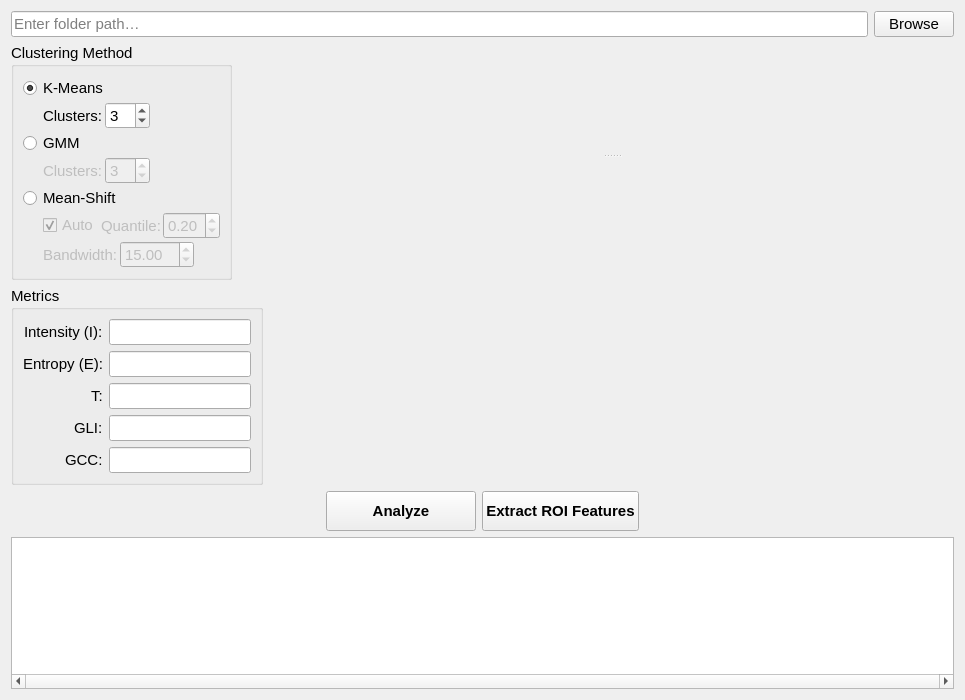
<?xml version="1.0" encoding="UTF-8"?>
<ui version="4.0">
 <class>ROIAnalyzerTab</class>
 <widget class="QWidget" name="ROIAnalyzerTab">
  <property name="geometry">
   <rect><x>0</x><y>0</y><width>965</width><height>700</height></rect>
  </property>
  <property name="font">
   <font><family>Arial</family><pointsize>11</pointsize></font>
  </property>
  <layout class="QVBoxLayout" name="verticalLayoutTab">

   <!-- Row 1: Folder path + Browse -->
   <item>
    <layout class="QHBoxLayout" name="horizontalLayoutFolderPath">
     <item>
      <widget class="QLineEdit" name="lineEdit_ROI_images_folder">
       <property name="placeholderText"><string>Enter folder path…</string></property>
      </widget>
     </item>
     <item>
      <widget class="QPushButton" name="pushButton_browse_ROI_images_folder">
       <property name="text"><string>Browse</string></property>
      </widget>
     </item>
    </layout>
   </item>

   <!-- Row 2: Left panel (clustering+metrics) + Right panel (splitter full height) -->
   <item>
    <layout class="QHBoxLayout" name="horizontalLayoutMain">

     <!-- Left panel: clustering groupbox + metrics groupbox stacked, fixed width -->
     <item>
      <layout class="QVBoxLayout" name="verticalLayoutLeftPanel">
       <item>
        <widget class="QGroupBox" name="groupBox_clusteringMethod">
         <property name="sizePolicy">
          <sizepolicy hsizetype="Fixed" vsizetype="Fixed">
           <horstretch>0</horstretch><verstretch>0</verstretch>
          </sizepolicy>
         </property>
         <property name="title"><string>Clustering Method</string></property>
         <layout class="QVBoxLayout" name="verticalLayoutClusteringInner">
          <property name="spacing"><number>2</number></property>

          <!-- K-Means radio -->
          <item>
           <widget class="QRadioButton" name="radioButton_kmeans">
            <property name="text"><string>K-Means</string></property>
            <property name="checked"><bool>true</bool></property>
            <attribute name="buttonGroup"><string>buttonGroup_clusteringMethod</string></attribute>
           </widget>
          </item>
          <item>
           <layout class="QHBoxLayout" name="horizontalLayoutKmeansParams">
            <item>
             <spacer name="spacer_kmeans_indent">
              <property name="orientation"><enum>Qt::Horizontal</enum></property>
              <property name="sizeType"><enum>QSizePolicy::Fixed</enum></property>
              <property name="sizeHint" stdset="0"><size><width>20</width><height>0</height></size></property>
             </spacer>
            </item>
            <item>
             <widget class="QLabel" name="label_numClusters">
              <property name="text"><string>Clusters:</string></property>
             </widget>
            </item>
            <item>
             <widget class="QSpinBox" name="spinBox_numClusters">
              <property name="minimum"><number>1</number></property>
              <property name="maximum"><number>10</number></property>
              <property name="value"><number>3</number></property>
             </widget>
            </item>
            <item>
             <spacer name="spacer_kmeans_right">
              <property name="orientation"><enum>Qt::Horizontal</enum></property>
              <property name="sizeHint" stdset="0"><size><width>0</width><height>0</height></size></property>
             </spacer>
            </item>
           </layout>
          </item>

          <!-- GMM radio -->
          <item>
           <widget class="QRadioButton" name="radioButton_gmm">
            <property name="text"><string>GMM</string></property>
            <attribute name="buttonGroup"><string>buttonGroup_clusteringMethod</string></attribute>
           </widget>
          </item>
          <item>
           <layout class="QHBoxLayout" name="horizontalLayoutGmmParams">
            <item>
             <spacer name="spacer_gmm_indent">
              <property name="orientation"><enum>Qt::Horizontal</enum></property>
              <property name="sizeType"><enum>QSizePolicy::Fixed</enum></property>
              <property name="sizeHint" stdset="0"><size><width>20</width><height>0</height></size></property>
             </spacer>
            </item>
            <item>
             <widget class="QLabel" name="label_numClusters_gmm">
              <property name="text"><string>Clusters:</string></property>
              <property name="enabled"><bool>false</bool></property>
             </widget>
            </item>
            <item>
             <widget class="QSpinBox" name="spinBox_numClusters_gmm">
              <property name="minimum"><number>1</number></property>
              <property name="maximum"><number>10</number></property>
              <property name="value"><number>3</number></property>
              <property name="enabled"><bool>false</bool></property>
             </widget>
            </item>
            <item>
             <spacer name="spacer_gmm_right">
              <property name="orientation"><enum>Qt::Horizontal</enum></property>
              <property name="sizeHint" stdset="0"><size><width>0</width><height>0</height></size></property>
             </spacer>
            </item>
           </layout>
          </item>

          <!-- Mean-Shift radio -->
          <item>
           <widget class="QRadioButton" name="radioButton_meanshift">
            <property name="text"><string>Mean-Shift</string></property>
            <attribute name="buttonGroup"><string>buttonGroup_clusteringMethod</string></attribute>
           </widget>
          </item>
          <item>
           <layout class="QHBoxLayout" name="horizontalLayoutMeanshiftRow1">
            <item>
             <spacer name="spacer_ms_indent1">
              <property name="orientation"><enum>Qt::Horizontal</enum></property>
              <property name="sizeType"><enum>QSizePolicy::Fixed</enum></property>
              <property name="sizeHint" stdset="0"><size><width>20</width><height>0</height></size></property>
             </spacer>
            </item>
            <item>
             <widget class="QCheckBox" name="checkBox_autoEstimate">
              <property name="text"><string>Auto</string></property>
              <property name="checked"><bool>true</bool></property>
              <property name="enabled"><bool>false</bool></property>
             </widget>
            </item>
            <item>
             <widget class="QLabel" name="label_quantile">
              <property name="text"><string>Quantile:</string></property>
              <property name="enabled"><bool>false</bool></property>
             </widget>
            </item>
            <item>
             <widget class="QDoubleSpinBox" name="doubleSpinBox_quantile">
              <property name="minimum"><double>0.05</double></property>
              <property name="maximum"><double>0.95</double></property>
              <property name="singleStep"><double>0.05</double></property>
              <property name="value"><double>0.20</double></property>
              <property name="enabled"><bool>false</bool></property>
             </widget>
            </item>
            <item>
             <spacer name="spacer_ms_right1">
              <property name="orientation"><enum>Qt::Horizontal</enum></property>
              <property name="sizeHint" stdset="0"><size><width>0</width><height>0</height></size></property>
             </spacer>
            </item>
           </layout>
          </item>
          <item>
           <layout class="QHBoxLayout" name="horizontalLayoutMeanshiftRow2">
            <item>
             <spacer name="spacer_ms_indent2">
              <property name="orientation"><enum>Qt::Horizontal</enum></property>
              <property name="sizeType"><enum>QSizePolicy::Fixed</enum></property>
              <property name="sizeHint" stdset="0"><size><width>20</width><height>0</height></size></property>
             </spacer>
            </item>
            <item>
             <widget class="QLabel" name="label_bandwidth">
              <property name="text"><string>Bandwidth:</string></property>
              <property name="enabled"><bool>false</bool></property>
             </widget>
            </item>
            <item>
             <widget class="QDoubleSpinBox" name="doubleSpinBox_bandwidth">
              <property name="minimum"><double>1.00</double></property>
              <property name="maximum"><double>200.00</double></property>
              <property name="singleStep"><double>0.5</double></property>
              <property name="value"><double>15.00</double></property>
              <property name="enabled"><bool>false</bool></property>
             </widget>
            </item>
            <item>
             <spacer name="spacer_ms_right2">
              <property name="orientation"><enum>Qt::Horizontal</enum></property>
              <property name="sizeHint" stdset="0"><size><width>0</width><height>0</height></size></property>
             </spacer>
            </item>
           </layout>
          </item>

         </layout>
        </widget>
       </item>

       <!-- Metrics groupbox -->
       <item>
        <widget class="QGroupBox" name="groupBox_metrics">
         <property name="sizePolicy">
          <sizepolicy hsizetype="Fixed" vsizetype="Preferred">
           <horstretch>0</horstretch><verstretch>0</verstretch>
          </sizepolicy>
         </property>
         <property name="title"><string>Metrics</string></property>
         <layout class="QFormLayout" name="formLayout_metrics">
          <property name="labelAlignment"><set>Qt::AlignRight|Qt::AlignVCenter</set></property>
          <item row="0" column="0"><widget class="QLabel" name="label_intensity"><property name="text"><string>Intensity (I):</string></property></widget></item>
          <item row="0" column="1"><widget class="QLineEdit" name="lineEdit_intensity"><property name="readOnly"><bool>true</bool></property><property name="maxLength"><number>8</number></property></widget></item>
          <item row="1" column="0"><widget class="QLabel" name="label_entropy"><property name="text"><string>Entropy (E):</string></property></widget></item>
          <item row="1" column="1"><widget class="QLineEdit" name="lineEdit_entropy"><property name="readOnly"><bool>true</bool></property><property name="maxLength"><number>8</number></property></widget></item>
          <item row="2" column="0"><widget class="QLabel" name="label_T"><property name="text"><string>T:</string></property></widget></item>
          <item row="2" column="1"><widget class="QLineEdit" name="lineEdit_Texture"><property name="readOnly"><bool>true</bool></property><property name="maxLength"><number>8</number></property></widget></item>
          <item row="3" column="0"><widget class="QLabel" name="label_GLI"><property name="text"><string>GLI:</string></property></widget></item>
          <item row="3" column="1"><widget class="QLineEdit" name="lineEdit_GLI"><property name="readOnly"><bool>true</bool></property><property name="maxLength"><number>8</number></property></widget></item>
          <item row="4" column="0"><widget class="QLabel" name="label_GCC"><property name="text"><string>GCC:</string></property></widget></item>
          <item row="4" column="1"><widget class="QLineEdit" name="lineEdit_GCC"><property name="readOnly"><bool>true</bool></property><property name="maxLength"><number>8</number></property></widget></item>
         </layout>
        </widget>
       </item>

       <!-- Vertical spacer pushes groupboxes to the top -->
       <item>
        <spacer name="spacer_leftPanelBottom">
         <property name="orientation"><enum>Qt::Vertical</enum></property>
         <property name="sizeHint" stdset="0"><size><width>0</width><height>0</height></size></property>
        </spacer>
       </item>
      </layout>
     </item>

     <!-- Right panel: vertical splitter spanning full height -->
     <item>
      <widget class="QSplitter" name="splitter_display">
       <property name="orientation"><enum>Qt::Vertical</enum></property>
       <property name="sizePolicy">
        <sizepolicy hsizetype="Expanding" vsizetype="Expanding">
         <horstretch>0</horstretch><verstretch>0</verstretch>
        </sizepolicy>
       </property>
       <widget class="QWidget" name="widget_images_pane">
        <property name="sizePolicy">
         <sizepolicy hsizetype="Expanding" vsizetype="Expanding">
          <horstretch>0</horstretch><verstretch>0</verstretch>
         </sizepolicy>
        </property>
        <layout class="QHBoxLayout" name="horizontalLayoutImages">
         <property name="spacing"><number>4</number></property>
         <item>
          <widget class="QLabel" name="label_image_original">
           <property name="text"><string></string></property>
           <property name="alignment"><set>Qt::AlignCenter</set></property>
           <property name="sizePolicy">
            <sizepolicy hsizetype="Expanding" vsizetype="Expanding">
             <horstretch>0</horstretch><verstretch>0</verstretch>
            </sizepolicy>
           </property>
          </widget>
         </item>
         <item>
          <widget class="QLabel" name="label_image_features">
           <property name="text"><string></string></property>
           <property name="alignment"><set>Qt::AlignCenter</set></property>
           <property name="sizePolicy">
            <sizepolicy hsizetype="Expanding" vsizetype="Expanding">
             <horstretch>0</horstretch><verstretch>0</verstretch>
            </sizepolicy>
           </property>
          </widget>
         </item>
         <item>
          <widget class="QLabel" name="label_image_overlay">
           <property name="text"><string></string></property>
           <property name="alignment"><set>Qt::AlignCenter</set></property>
           <property name="sizePolicy">
            <sizepolicy hsizetype="Expanding" vsizetype="Expanding">
             <horstretch>0</horstretch><verstretch>0</verstretch>
            </sizepolicy>
           </property>
          </widget>
         </item>
        </layout>
       </widget>
       <widget class="QLabel" name="label_swatches">
        <property name="text"><string></string></property>
        <property name="alignment"><set>Qt::AlignCenter</set></property>
        <property name="scaledContents"><bool>true</bool></property>
        <property name="minimumSize"><size><width>0</width><height>50</height></size></property>
        <property name="sizePolicy">
         <sizepolicy hsizetype="Expanding" vsizetype="Expanding">
          <horstretch>0</horstretch><verstretch>0</verstretch>
         </sizepolicy>
        </property>
       </widget>
      </widget>
     </item>

    </layout>
   </item>

   <!-- Row 4: Buttons centered -->
   <item>
    <layout class="QHBoxLayout" name="horizontalLayoutROIButtons">
     <item>
      <spacer name="leftSpacerROI">
       <property name="orientation"><enum>Qt::Horizontal</enum></property>
       <property name="sizeHint" stdset="0"><size><width>0</width><height>0</height></size></property>
      </spacer>
     </item>
     <item>
      <widget class="QPushButton" name="pushButton_analyze">
       <property name="minimumSize"><size><width>150</width><height>40</height></size></property>
       <property name="styleSheet"><string notr="true">font: bold 11pt Arial;</string></property>
       <property name="text"><string>Analyze</string></property>
      </widget>
     </item>
     <item>
      <widget class="QPushButton" name="pushButton_extract_ROI_features">
       <property name="minimumSize"><size><width>150</width><height>40</height></size></property>
       <property name="styleSheet"><string notr="true">font: bold 11pt Arial;</string></property>
       <property name="text"><string>Extract ROI Features</string></property>
      </widget>
     </item>
     <item>
      <spacer name="rightSpacerROI">
       <property name="orientation"><enum>Qt::Horizontal</enum></property>
       <property name="sizeHint" stdset="0"><size><width>0</width><height>0</height></size></property>
      </spacer>
     </item>
    </layout>
   </item>

   <!-- Row 5: Filmstrip (bottom) -->
   <item>
    <widget class="QListWidget" name="listWidget_filmstrip">
     <property name="verticalScrollBarPolicy"><enum>Qt::ScrollBarAlwaysOff</enum></property>
     <property name="horizontalScrollBarPolicy"><enum>Qt::ScrollBarAlwaysOn</enum></property>
     <property name="iconSize"><size><width>100</width><height>100</height></size></property>
     <property name="movement"><enum>QListView::Static</enum></property>
     <property name="flow"><enum>QListView::LeftToRight</enum></property>
     <property name="resizeMode"><enum>QListView::Adjust</enum></property>
     <property name="spacing"><number>10</number></property>
     <property name="viewMode"><enum>QListView::IconMode</enum></property>
     <property name="wrapping" stdset="0"><bool>false</bool></property>
    </widget>
   </item>

  </layout>
 </widget>
 <resources/>
 <connections/>
 <buttongroups>
  <buttongroup name="buttonGroup_clusteringMethod">
   <property name="exclusive"><bool>true</bool></property>
  </buttongroup>
 </buttongroups>
</ui>
